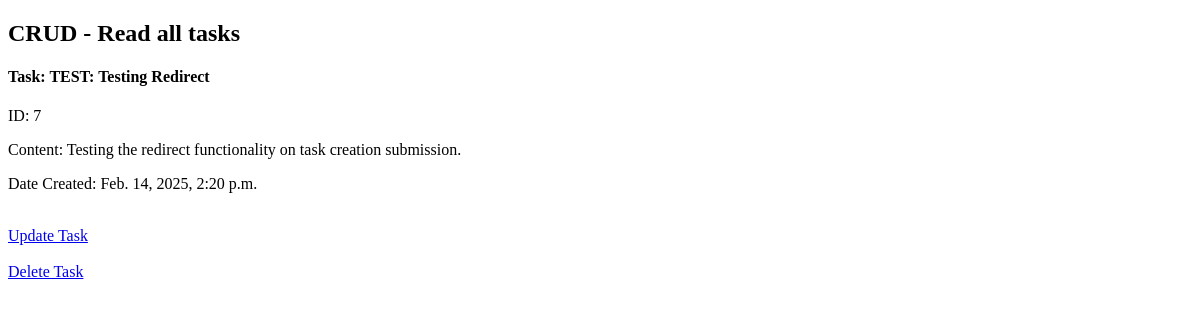
The app's page /view-tasks, older data.
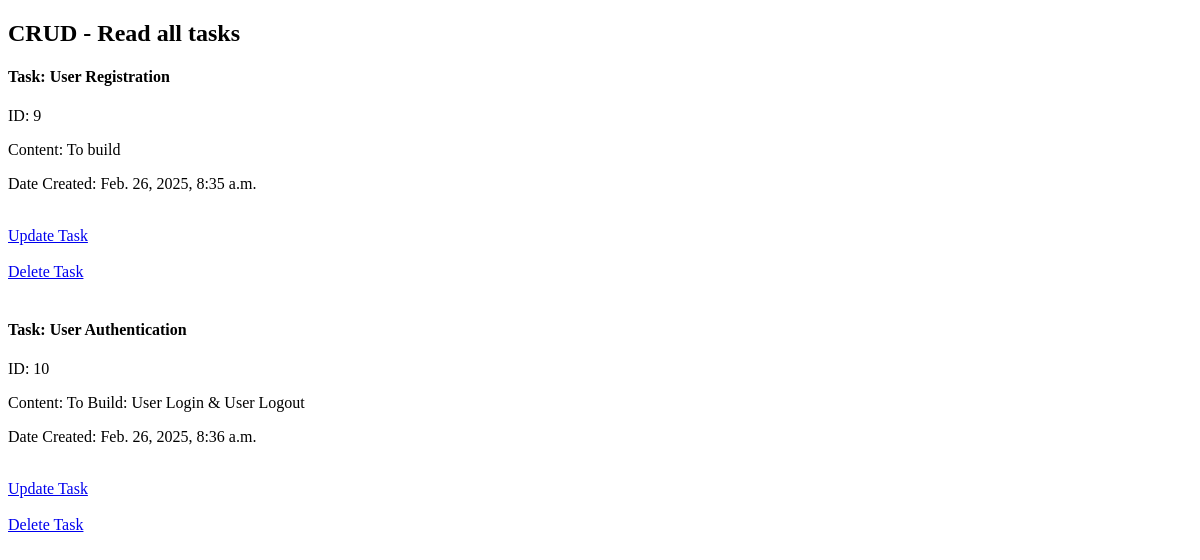
The same page, newer data.
### todo/models.py (models this page shows)
class Task(models.Model):
    title = models.CharField(max_length=85)
    content = models.CharField(max_length=300)
    date_posted = models.DateTimeField(auto_now_add=True)

### todo/views.py (the view)
# urls.py: path('view-tasks', views.viewTask, name="view-tasks"),
def viewTask(request):
    tasks = Task.objects.all()
    context = {'tasks' : tasks}
    return render(request, 'view-tasks.html', context=context)

### templates/view-tasks.html (shortened to what this page needs)
<!DOCTYPE html>
<html>
<head>
</head>
<body>
    <h2>CRUD - Read all tasks</h2>
	{% for task in tasks %}
		<h4>Task: {{task.title}}</h4>
		<p>ID: {{task.id}}</p>
		<p>Content: {{task.content}}</p>
		<p>Date Created: {{task.date_posted}}</p>
		<br>
		<a href=" {% url 'update-task' task.id %}">Update Task</a>
		<br><br>
		<a href=" {% url 'delete-task' task.id %}">Delete Task</a>
		<br><br>
	{% endfor %}
</body>
</html>

Row changes from the older to the newer data that the page shows:
removed Task: title "TEST: Testing Redirect", id "7", content "Testing the redirect functionality on task creation submission.", date_posted "Feb. 14, 2025, 2:20 p.m."
added Task: title "User Registration", id "9", content "To build", date_posted "Feb. 26, 2025, 8:35 a.m."
added Task: title "User Authentication", id "10", content "To Build: User Login & User Logout", date_posted "Feb. 26, 2025, 8:36 a.m."
